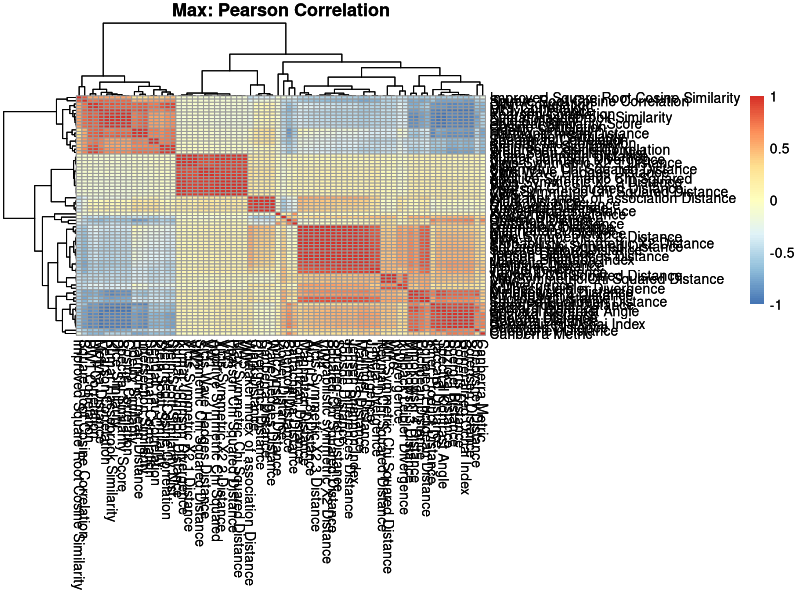
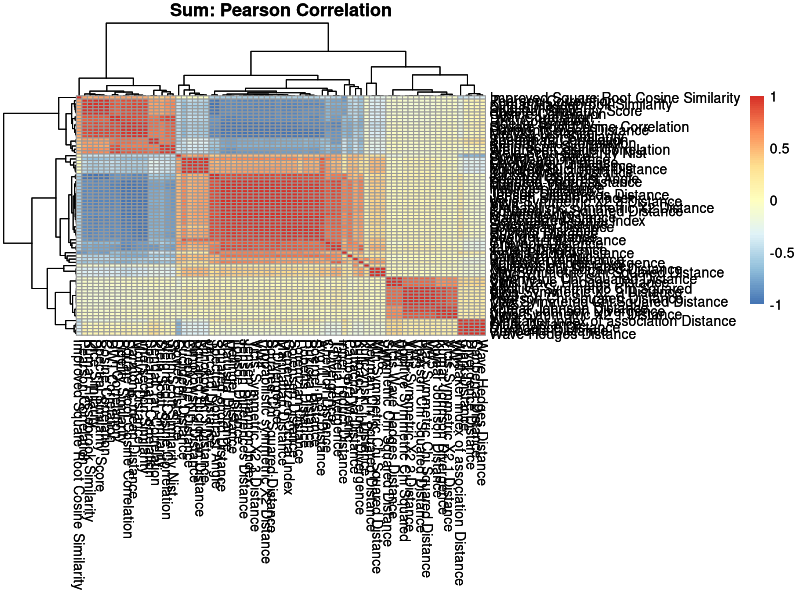

These charts were generated, in order, by the following R code:
## ---- chunk 1
knitr::opts_chunk$set(echo = FALSE, warning = FALSE, error = FALSE)
library(data.table)
library(dplyr)
library(pheatmap)
library(ggplot2)
library(patchwork)
## ---- chunk 2
# Load CoreMS Directory 
#CoreMS_Dir <- "/Users/degn400/Library/Group Containers/UBF8T346G9.OneDriveStandaloneSuite/OneDrive - PNNL.noindex/OneDrive - #PNNL/Desktop/MQ/MQ_Data/Final_Dataset"
#
## List files 
#MaxFiles <- list.files(file.path(CoreMS_Dir, "MAX"), full.names = T)
#SumFiles <- list.files(file.path(CoreMS_Dir, "SUM"), full.names = T)
#
## Function to extract data 
#pullData <- function(files) {
#  
#  return(do.call(bind_rows, lapply(files, function(x) {
#    
#    message(x)
#    
#    data <- fread(x) %>% 
#      dplyr::select(-c(`Retention Time`, `Retention Time Ref`, `Retention index`, `Retention index Ref`, `Retention Index Score`, Reason)) 
#    
#    numOmitted <- rowSums(is.na(data)) %>% .[. > 0] %>% length()
#    totalNum <- nrow(data)
#    
#    message(paste0("...Number omitted: ", numOmitted, " out of the total: ", totalNum, " which is ", round(numOmitted / totalNum, 4) * 100, "%"))
#    
#    data <- data %>% na.omit()
#    
#    # Random type fixes since data science the output is in scientific notation that 
#    # is sometimes read as a string. 
#    data$`Vicis Wave Hadges Distance` <- as.numeric(data$`Vicis Wave Hadges Distance`)
#    data$VW1 <- as.numeric(data$VW1)
#    data$`Symmetric Chi Squared Distance` <- as.numeric(data$`Symmetric Chi Squared Distance`)
#    data$`Kumar Johnson Distance` <- as.numeric(data$`Kumar Johnson Distance`)
#    data$`Kumar Johnson Divergence` <- as.numeric(data$`Kumar Johnson Divergence`)
#    
#    return(data)
#    
#  })))
#
#}
#
#MaxData <- pullData(MaxFiles)
#SumData <- pullData(SumFiles)
#
#fwrite(MaxData, "~/Downloads/MaxData.tsv", quote = F, row.names = F, sep = "\t")
#fwrite(SumData, "~/Downloads/SumData.tsv", quote = F, row.names = F, sep = "\t")
ScoreMetadata <- fread("../Metadata/Score_Metadata.txt")
## ---- chunk 3
MaxPearson <- fread("../Data/Max_Pearson.txt")
MP_Mat <- matrix(MaxPearson$Pearson, nrow = 74, ncol = 74)
colnames(MP_Mat) <- row.names(MP_Mat) <- MaxPearson$Score1 %>% unique()

HMA <- pheatmap(MP_Mat, main = "Max: Pearson Correlation")
HMA
## ---- chunk 4
SumPearson <- fread("../Data/Sum_Pearson.txt")
SP_Mat <- matrix(SumPearson$Pearson, nrow = 74, ncol = 74)
colnames(SP_Mat) <- row.names(SP_Mat) <- MaxPearson$Score1 %>% unique()

HMB <- pheatmap(SP_Mat, main = "Sum: Pearson Correlation")
HMB
## ---- chunk 5



